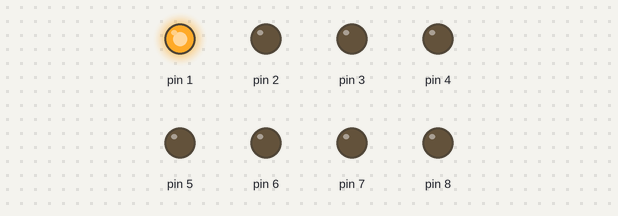
Bench run of a sketch on a simulated Arduino Uno, built with avr-gcc and run on an emulated ATmega328P. Parts: output pins drawn as LEDs (lit = HIGH).

Above: at 0.15 s.
At 0.75 s:
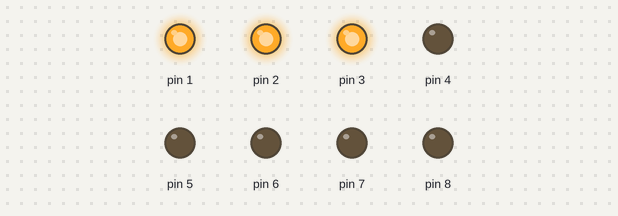
At 1.35 s:
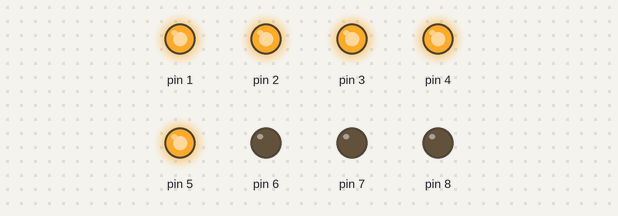
At 2.85 s:
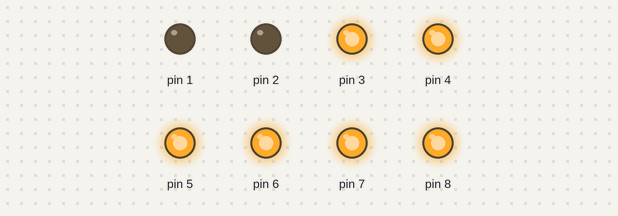
At 4.35 s:
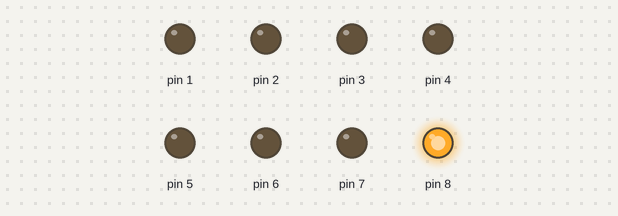
At 5.85 s:
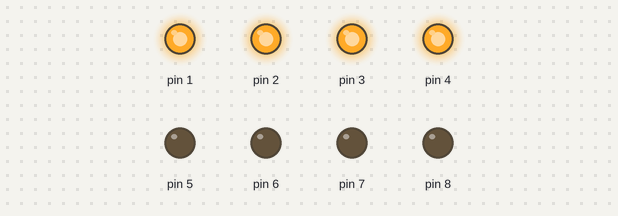
Timing chart, 0 to 6.2 s (numbered marks = the images above):
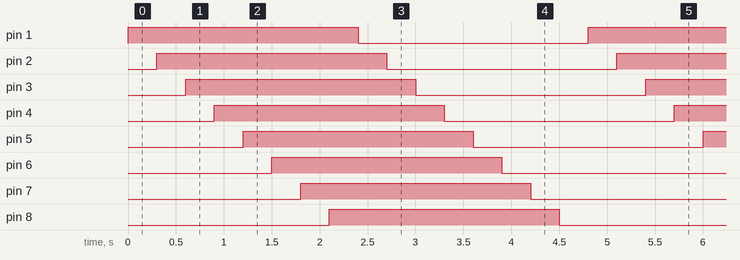

Measured:
- by itself, pin 1–8: alternates HIGH for 2.4 s and LOW for 2.4 s
- by itself, everything shown: repeats every 4.8 s, in 16 steps

The sketch:

led_flowing_lights_using_tinkercad1.ino
```cpp
/*
  LED Flowing Lights
  ------------------

  This program lights up 8 LEDs connected to digital pins 1 through 8
  in a sequential "filling" pattern. First, it turns each LED on one by one
  with a delay. After all are on, it turns them off one by one in the
  same order. This cycle repeats continuously.

  The circuit:
  - 8 LEDs connected from digital pins 1-8 to GND.
  - The positive leg (anode) of each LED is connected to a digital pin (1-8).
  - The negative leg (cathode) of each LED is connected to a 220-ohm resistor.
  - The other end of each resistor is connected to the Arduino's GND pin.

  As shown in the video.
*/

// The setup function runs once when you press reset or power the board
void setup() {
  // Declare a variable to hold the pin number.
  // Using a 'for' loop to initialize each pin as an output.
  unsigned char ledPin;
  for (ledPin = 1; ledPin <= 8; ledPin++) {
    pinMode(ledPin, OUTPUT);
  }
}

// The loop function runs over and over again forever
void loop() {
  // Declare a variable to hold the pin number.
  unsigned char ledPin;

  // Loop from pin 1 to 8, turning each LED ON.
  // This creates the "filling" effect.
  for (ledPin = 1; ledPin <= 8; ledPin++) {
    digitalWrite(ledPin, HIGH); // Turn the LED on
    delay(300);                 // Wait for 300 milliseconds
  }

  // Loop from pin 1 to 8, turning each LED OFF.
  // This creates the "emptying" effect.
  for (ledPin = 1; ledPin <= 8; ledPin++) {
    digitalWrite(ledPin, LOW);  // Turn the LED off
    delay(300);                 // Wait for 300 milliseconds
  }
}
```
